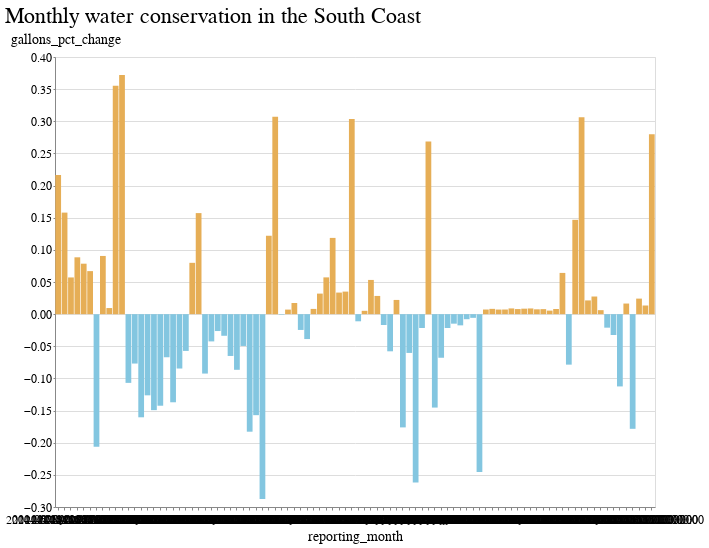

Notebook code for this chart:
### Markdown cell above
### Charts

### Code cell
alt.Chart(
    regions_df[regions_df.hydrologic_region=="South Coast"]
).mark_bar().encode(
    x="reporting_month:O",
    y="gallons_pct_change:Q",
    color=alt.condition(
        alt.datum.gallons_pct_change > 0,
        alt.value("#e6ae56"),  # The positive color
        alt.value("#83c6e0")  # The negative color
    ),
    tooltip=["gallons_pct_change"]
).properties(title="Monthly water conservation in the South Coast", width=600)

### Figure 1 — Vega-Lite specification as saved in the notebook (floating-point values rounded to 4 significant figures)
{"config": {"view": {"width": 800, "height": 450}, "background": "#ffffff", "title": {"anchor": "start", "font": "BentonGothic-Bold, sans", "fontColor": "#000000", "fontSize": 22, "fontWeight": "normal"}, "arc": {"fill": "#82c6df"}, "area": {"fill": "#82c6df"}, "line": {"stroke": "#82c6df", "strokeWidth": 3}, "path": {"stroke": "#82c6df"}, "rect": {"fill": "#82c6df"}, "shape": {"stroke": "#82c6df"}, "bar": {"fill": "#82c6df"}, "point": {"stroke": "#82c6df"}, "symbol": {"fill": "#82c6df", "size": 30}, "axis": {"titleFont": "BentonGothic-Bold, sans", "titleFontSize": 14, "titleFontWeight": "normal", "labelFont": "BentonGothic, sans", "labelFontSize": 12, "labelFontWeight": "normal"}, "axisX": {"labelAngle": 0, "labelPadding": 4, "tickSize": 3}, "axisY": {"labelBaseline": "middle", "maxExtent": 45, "minExtent": 45, "tickSize": 2, "titleAlign": "left", "titleAngle": 0, "titleX": -45, "titleY": -11}, "legend": {"titleFont": "BentonGothic-Bold, sans", "titleFontSize": 14, "titleFontWeight": "normal", "symbolType": "square", "labelFont": "BentonGothic, sans", "labelFontSize": 13}, "range": {"category": ["#3580b1", "#ec8431", "#ab7fb4", "#c89d29", "#adc839", "#829eb1"], "diverging": ["#e68a4f", "#f4bb6a", "#f9e39c", "#dadfe2", "#a6b7c6", "#849eae"], "heatmap": ["#fbf2c7", "#f9e39c", "#f8d36e", "#f4bb6a", "#e68a4f", "#d15a40", "#ab4232"], "ordinal": ["#fbf2c7", "#f9e39c", "#f8d36e", "#f4bb6a", "#e68a4f", "#d15a40", "#ab4232"], "ramp": ["#fbf2c7", "#f9e39c", "#f8d36e", "#f4bb6a", "#e68a4f", "#d15a40", "#ab4232"]}}, "data": {"name": "data-c78edfd7b5a9196c78adea0468f7858c"}, "mark": "bar", "encoding": {"color": {"condition": {"value": "#e6ae56", "test": "(datum.gallons_pct_change > 0)"}, "value": "#83c6e0"}, "tooltip": [{"field": "gallons_pct_change", "type": "quantitative"}], "x": {"field": "reporting_month", "type": "ordinal"}, "y": {"field": "gallons_pct_change", "type": "quantitative"}}, "title": "Monthly water conservation in the South Coast", "width": 600, "$schema": "https://vega.github.io/schema/vega-lite/v4.17.0.json", "datasets": {"data-c78edfd7b5a9196c78adea0468f7858c": [{"hydrologic_region": "South Coast", "reporting_month": "2014-06-15T00:00:00", "total_gallons_current": 108300000000.0, "total_gallons_baseline": 89040000000.0, "gallons_pct_change": 0.2164}, {"hydrologic_region": "South Coast", "reporting_month": "2014-07-15T00:00:00", "total_gallons_current": 114100000000.0, "total_gallons_baseline": 98500000000.0, "gallons_pct_change": 0.1579}, {"hydrologic_region": "South Coast", "reporting_month": "2014-08-15T00:00:00", "total_gallons_current": 107400000000.0, "total_gallons_baseline": 101600000000.0, "gallons_pct_change": 0.05709}, {"hydrologic_region": "South Coast", "reporting_month": "2014-09-15T00:00:00", "total_gallons_current": 103200000000.0, "total_gallons_baseline": 94840000000.0, "gallons_pct_change": 0.08841}, {"hydrologic_region": "South Coast", "reporting_month": "2014-10-15T00:00:00", "total_gallons_current": 98080000000.0, "total_gallons_baseline": 90950000000.0, "gallons_pct_change": 0.07848}, {"hydrologic_region": "South Coast", "reporting_month": "2014-11-15T00:00:00", "total_gallons_current": 80490000000.0, "total_gallons_baseline": 75440000000.0, "gallons_pct_change": 0.06693}, {"hydrologic_region": "South Coast", "reporting_month": "2014-12-15T00:00:00", "total_gallons_current": 59010000000.0, "total_gallons_baseline": 74330000000.0, "gallons_pct_change": -0.2061}, {"hydrologic_region": "South Coast", "reporting_month": "2015-01-15T00:00:00", "total_gallons_current": 66830000000.0, "total_gallons_baseline": 61280000000.0, "gallons_pct_change": 0.09052}, {"hydrologic_region": "South Coast", "reporting_month": "2015-02-15T00:00:00", "total_gallons_current": 65640000000.0, "total_gallons_baseline": 65030000000.0, "gallons_pct_change": 0.009477}, {"hydrologic_region": "South Coast", "reporting_month": "2015-03-15T00:00:00", "total_gallons_current": 79460000000.0, "total_gallons_baseline": 58620000000.0, "gallons_pct_change": 0.3555}, {"hydrologic_region": "South Coast", "reporting_month": "2015-04-15T00:00:00", "total_gallons_current": 82730000000.0, "total_gallons_baseline": 60300000000.0, "gallons_pct_change": 0.3721}, {"hydrologic_region": "South Coast", "reporting_month": "2015-05-15T00:00:00", "total_gallons_current": 76270000000.0, "total_gallons_baseline": 85400000000.0, "gallons_pct_change": -0.1069}, {"hydrologic_region": "South Coast", "reporting_month": "2015-06-15T00:00:00", "total_gallons_current": 83200000000.0, "total_gallons_baseline": 90130000000.0, "gallons_pct_change": -0.07687}, {"hydrologic_region": "South Coast", "reporting_month": "2015-07-15T00:00:00", "total_gallons_current": 82700000000.0, "total_gallons_baseline": 98500000000.0, "gallons_pct_change": -0.1605}, {"hydrologic_region": "South Coast", "reporting_month": "2015-08-15T00:00:00", "total_gallons_current": 88780000000.0, "total_gallons_baseline": 101600000000.0, "gallons_pct_change": -0.1263}, {"hydrologic_region": "South Coast", "reporting_month": "2015-09-15T00:00:00", "total_gallons_current": 80680000000.0, "total_gallons_baseline": 94840000000.0, "gallons_pct_change": -0.1493}, {"hydrologic_region": "South Coast", "reporting_month": "2015-10-15T00:00:00", "total_gallons_current": 77990000000.0, "total_gallons_baseline": 90950000000.0, "gallons_pct_change": -0.1425}, {"hydrologic_region": "South Coast", "reporting_month": "2015-11-15T00:00:00", "total_gallons_current": 70380000000.0, "total_gallons_baseline": 75440000000.0, "gallons_pct_change": -0.06707}, {"hydrologic_region": "South Coast", "reporting_month": "2015-12-15T00:00:00", "total_gallons_current": 64230000000.0, "total_gallons_baseline": 74430000000.0, "gallons_pct_change": -0.1371}, {"hydrologic_region": "South Coast", "reporting_month": "2016-01-15T00:00:00", "total_gallons_current": 56100000000.0, "total_gallons_baseline": 61280000000.0, "gallons_pct_change": -0.0846}, {"hydrologic_region": "South Coast", "reporting_month": "2016-02-15T00:00:00", "total_gallons_current": 61310000000.0, "total_gallons_baseline": 65030000000.0, "gallons_pct_change": -0.05721}, {"hydrologic_region": "South Coast", "reporting_month": "2016-03-15T00:00:00", "total_gallons_current": 63300000000.0, "total_gallons_baseline": 58620000000.0, "gallons_pct_change": 0.07984}, {"hydrologic_region": "South Coast", "reporting_month": "2016-04-15T00:00:00", "total_gallons_current": 69830000000.0, "total_gallons_baseline": 60340000000.0, "gallons_pct_change": 0.1572}, {"hydrologic_region": "South Coast", "reporting_month": "2016-05-15T00:00:00", "total_gallons_current": 77510000000.0, "total_gallons_baseline": 85400000000.0, "gallons_pct_change": -0.09244}, {"hydrologic_region": "South Coast", "reporting_month": "2016-06-15T00:00:00", "total_gallons_current": 86310000000.0, "total_gallons_baseline": 90130000000.0, "gallons_pct_change": -0.0424}, {"hydrologic_region": "South Coast", "reporting_month": "2016-07-15T00:00:00", "total_gallons_current": 95910000000.0, "total_gallons_baseline": 98500000000.0, "gallons_pct_change": -0.02629}, {"hydrologic_region": "South Coast", "reporting_month": "2016-08-15T00:00:00", "total_gallons_current": 98190000000.0, "total_gallons_baseline": 101600000000.0, "gallons_pct_change": -0.03366}, {"hydrologic_region": "South Coast", "reporting_month": "2016-09-15T00:00:00", "total_gallons_current": 88670000000.0, "total_gallons_baseline": 94840000000.0, "gallons_pct_change": -0.06505}, {"hydrologic_region": "South Coast", "reporting_month": "2016-10-15T00:00:00", "total_gallons_current": 83070000000.0, "total_gallons_baseline": 90950000000.0, "gallons_pct_change": -0.08657}, {"hydrologic_region": "South Coast", "reporting_month": "2016-11-15T00:00:00", "total_gallons_current": 71580000000.0, "total_gallons_baseline": 75310000000.0, "gallons_pct_change": -0.04946}, {"hydrologic_region": "South Coast", "reporting_month": "2016-12-15T00:00:00", "total_gallons_current": 60820000000.0, "total_gallons_baseline": 74430000000.0, "gallons_pct_change": -0.1829}, {"hydrologic_region": "South Coast", "reporting_month": "2017-01-15T00:00:00", "total_gallons_current": 51650000000.0, "total_gallons_baseline": 61280000000.0, "gallons_pct_change": -0.1571}, {"hydrologic_region": "South Coast", "reporting_month": "2017-02-15T00:00:00", "total_gallons_current": 46330000000.0, "total_gallons_baseline": 65030000000.0, "gallons_pct_change": -0.2875}, {"hydrologic_region": "South Coast", "reporting_month": "2017-03-15T00:00:00", "total_gallons_current": 65770000000.0, "total_gallons_baseline": 58620000000.0, "gallons_pct_change": 0.122}, {"hydrologic_region": "South Coast", "reporting_month": "2017-04-15T00:00:00", "total_gallons_current": 78870000000.0, "total_gallons_baseline": 60340000000.0, "gallons_pct_change": 0.307}, {"hydrologic_region": "South Coast", "reporting_month": "2017-05-15T00:00:00", "total_gallons_current": 85160000000.0, "total_gallons_baseline": 85220000000.0, "gallons_pct_change": -0.0007161}, {"hydrologic_region": "South Coast", "reporting_month": "2017-06-15T00:00:00", "total_gallons_current": 90490000000.0, "total_gallons_baseline": 89850000000.0, "gallons_pct_change": 0.007084}, {"hydrologic_region": "South Coast", "reporting_month": "2017-07-15T00:00:00", "total_gallons_current": 99970000000.0, "total_gallons_baseline": 98260000000.0, "gallons_pct_change": 0.01731}, {"hydrologic_region": "South Coast", "reporting_month": "2017-08-15T00:00:00", "total_gallons_current": 98880000000.0, "total_gallons_baseline": 101400000000.0, "gallons_pct_change": -0.02457}, {"hydrologic_region": "South Coast", "reporting_month": "2017-09-15T00:00:00", "total_gallons_current": 90950000000.0, "total_gallons_baseline": 94620000000.0, "gallons_pct_change": -0.03876}, {"hydrologic_region": "South Coast", "reporting_month": "2017-10-15T00:00:00", "total_gallons_current": 90720000000.0, "total_gallons_baseline": 89990000000.0, "gallons_pct_change": 0.008141}, {"hydrologic_region": "South Coast", "reporting_month": "2017-11-15T00:00:00", "total_gallons_current": 75980000000.0, "total_gallons_baseline": 73620000000.0, "gallons_pct_change": 0.03195}, {"hydrologic_region": "South Coast", "reporting_month": "2017-12-15T00:00:00", "total_gallons_current": 75640000000.0, "total_gallons_baseline": 71540000000.0, "gallons_pct_change": 0.05718}, {"hydrologic_region": "South Coast", "reporting_month": "2018-01-15T00:00:00", "total_gallons_current": 66090000000.0, "total_gallons_baseline": 59080000000.0, "gallons_pct_change": 0.1186}, {"hydrologic_region": "South Coast", "reporting_month": "2018-02-15T00:00:00", "total_gallons_current": 64610000000.0, "total_gallons_baseline": 62510000000.0, "gallons_pct_change": 0.03354}, {"hydrologic_region": "South Coast", "reporting_month": "2018-03-15T00:00:00", "total_gallons_current": 58220000000.0, "total_gallons_baseline": 56250000000.0, "gallons_pct_change": 0.03506}, {"hydrologic_region": "South Coast", "reporting_month": "2018-04-15T00:00:00", "total_gallons_current": 75010000000.0, "total_gallons_baseline": 57540000000.0, "gallons_pct_change": 0.3036}, {"hydrologic_region": "South Coast", "reporting_month": "2018-05-15T00:00:00", "total_gallons_current": 80970000000.0, "total_gallons_baseline": 81880000000.0, "gallons_pct_change": -0.01113}, {"hydrologic_region": "South Coast", "reporting_month": "2018-06-15T00:00:00", "total_gallons_current": 87280000000.0, "total_gallons_baseline": 86830000000.0, "gallons_pct_change": 0.00518}, {"hydrologic_region": "South Coast", "reporting_month": "2018-07-15T00:00:00", "total_gallons_current": 100900000000.0, "total_gallons_baseline": 95780000000.0, "gallons_pct_change": 0.05322}, {"hydrologic_region": "South Coast", "reporting_month": "2018-08-15T00:00:00", "total_gallons_current": 100500000000.0, "total_gallons_baseline": 97700000000.0, "gallons_pct_change": 0.02832}, {"hydrologic_region": "South Coast", "reporting_month": "2018-09-15T00:00:00", "total_gallons_current": 90250000000.0, "total_gallons_baseline": 91800000000.0, "gallons_pct_change": -0.01691}, {"hydrologic_region": "South Coast", "reporting_month": "2018-10-15T00:00:00", "total_gallons_current": 82480000000.0, "total_gallons_baseline": 87540000000.0, "gallons_pct_change": -0.05782}, {"hydrologic_region": "South Coast", "reporting_month": "2018-11-15T00:00:00", "total_gallons_current": 74350000000.0, "total_gallons_baseline": 72740000000.0, "gallons_pct_change": 0.02211}, {"hydrologic_region": "South Coast", "reporting_month": "2018-12-15T00:00:00", "total_gallons_current": 58860000000.0, "total_gallons_baseline": 71450000000.0, "gallons_pct_change": -0.1762}, {"hydrologic_region": "South Coast", "reporting_month": "2019-01-15T00:00:00", "total_gallons_current": 54550000000.0, "total_gallons_baseline": 58050000000.0, "gallons_pct_change": -0.06034}, {"hydrologic_region": "South Coast", "reporting_month": "2019-02-15T00:00:00", "total_gallons_current": 45800000000.0, "total_gallons_baseline": 62050000000.0, "gallons_pct_change": -0.2618}, {"hydrologic_region": "South Coast", "reporting_month": "2019-03-15T00:00:00", "total_gallons_current": 54410000000.0, "total_gallons_baseline": 55600000000.0, "gallons_pct_change": -0.02152}, {"hydrologic_region": "South Coast", "reporting_month": "2019-04-15T00:00:00", "total_gallons_current": 72920000000.0, "total_gallons_baseline": 57490000000.0, "gallons_pct_change": 0.2685}, {"hydrologic_region": "South Coast", "reporting_month": "2019-05-15T00:00:00", "total_gallons_current": 69320000000.0, "total_gallons_baseline": 81100000000.0, "gallons_pct_change": -0.1453}, {"hydrologic_region": "South Coast", "reporting_month": "2019-06-15T00:00:00", "total_gallons_current": 77540000000.0, "total_gallons_baseline": 83180000000.0, "gallons_pct_change": -0.06783}, {"hydrologic_region": "South Coast", "reporting_month": "2019-07-15T00:00:00", "total_gallons_current": 88960000000.0, "total_gallons_baseline": 90920000000.0, "gallons_pct_change": -0.02152}, {"hydrologic_region": "South Coast", "reporting_month": "2019-08-15T00:00:00", "total_gallons_current": 92650000000.0, "total_gallons_baseline": 94040000000.0, "gallons_pct_change": -0.01481}, {"hydrologic_region": "South Coast", "reporting_month": "2019-09-15T00:00:00", "total_gallons_current": 85760000000.0, "total_gallons_baseline": 87280000000.0, "gallons_pct_change": -0.01744}, {"hydrologic_region": "South Coast", "reporting_month": "2019-10-15T00:00:00", "total_gallons_current": 83770000000.0, "total_gallons_baseline": 84430000000.0, "gallons_pct_change": -0.007898}, {"hydrologic_region": "South Coast", "reporting_month": "2019-11-15T00:00:00", "total_gallons_current": 69720000000.0, "total_gallons_baseline": 70120000000.0, "gallons_pct_change": -0.005747}, {"hydrologic_region": "South Coast", "reporting_month": "2019-12-15T00:00:00", "total_gallons_current": 52080000000.0, "total_gallons_baseline": 69040000000.0, "gallons_pct_change": -0.2457}, {"hydrologic_region": "South Coast", "reporting_month": "2020-01-15T00:00:00", "total_gallons_current": 58760000000.0, "total_gallons_baseline": 58340000000.0, "gallons_pct_change": 0.007192}, {"hydrologic_region": "South Coast", "reporting_month": "2020-02-15T00:00:00", "total_gallons_current": 62660000000.0, "total_gallons_baseline": 62140000000.0, "gallons_pct_change": 0.008225}, {"hydrologic_region": "South Coast", "reporting_month": "2020-03-15T00:00:00", "total_gallons_current": 56520000000.0, "total_gallons_baseline": 56120000000.0, "gallons_pct_change": 0.007142}, {"hydrologic_region": "South Coast", "reporting_month": "2020-04-15T00:00:00", "total_gallons_current": 58130000000.0, "total_gallons_baseline": 57720000000.0, "gallons_pct_change": 0.007211}, {"hydrologic_region": "South Coast", "reporting_month": "2020-05-15T00:00:00", "total_gallons_current": 82370000000.0, "total_gallons_baseline": 81650000000.0, "gallons_pct_change": 0.00888}, {"hydrologic_region": "South Coast", "reporting_month": "2020-06-15T00:00:00", "total_gallons_current": 86900000000.0, "total_gallons_baseline": 86220000000.0, "gallons_pct_change": 0.007899}, {"hydrologic_region": "South Coast", "reporting_month": "2020-07-15T00:00:00", "total_gallons_current": 95100000000.0, "total_gallons_baseline": 94300000000.0, "gallons_pct_change": 0.008503}, {"hydrologic_region": "South Coast", "reporting_month": "2020-08-15T00:00:00", "total_gallons_current": 97910000000.0, "total_gallons_baseline": 97060000000.0, "gallons_pct_change": 0.008839}, {"hydrologic_region": "South Coast", "reporting_month": "2020-09-15T00:00:00", "total_gallons_current": 95480000000.0, "total_gallons_baseline": 94770000000.0, "gallons_pct_change": 0.007511}, {"hydrologic_region": "South Coast", "reporting_month": "2020-10-15T00:00:00", "total_gallons_current": 91710000000.0, "total_gallons_baseline": 91000000000.0, "gallons_pct_change": 0.007802}, {"hydrologic_region": "South Coast", "reporting_month": "2020-11-15T00:00:00", "total_gallons_current": 75800000000.0, "total_gallons_baseline": 75390000000.0, "gallons_pct_change": 0.005488}, {"hydrologic_region": "South Coast", "reporting_month": "2020-12-15T00:00:00", "total_gallons_current": 75030000000.0, "total_gallons_baseline": 74430000000.0, "gallons_pct_change": 0.008017}, {"hydrologic_region": "South Coast", "reporting_month": "2021-01-15T00:00:00", "total_gallons_current": 65100000000.0, "total_gallons_baseline": 61180000000.0, "gallons_pct_change": 0.06414}, {"hydrologic_region": "South Coast", "reporting_month": "2021-02-15T00:00:00", "total_gallons_current": 59940000000.0, "total_gallons_baseline": 65050000000.0, "gallons_pct_change": -0.07855}, {"hydrologic_region": "South Coast", "reporting_month": "2021-03-15T00:00:00", "total_gallons_current": 66890000000.0, "total_gallons_baseline": 58330000000.0, "gallons_pct_change": 0.1467}, {"hydrologic_region": "South Coast", "reporting_month": "2021-04-15T00:00:00", "total_gallons_current": 78610000000.0, "total_gallons_baseline": 60190000000.0, "gallons_pct_change": 0.3061}, {"hydrologic_region": "South Coast", "reporting_month": "2021-05-15T00:00:00", "total_gallons_current": 86810000000.0, "total_gallons_baseline": 85000000000.0, "gallons_pct_change": 0.02135}, {"hydrologic_region": "South Coast", "reporting_month": "2021-06-15T00:00:00", "total_gallons_current": 91520000000.0, "total_gallons_baseline": 89080000000.0, "gallons_pct_change": 0.02742}, {"hydrologic_region": "South Coast", "reporting_month": "2021-07-15T00:00:00", "total_gallons_current": 98840000000.0, "total_gallons_baseline": 98230000000.0, "gallons_pct_change": 0.006195}, {"hydrologic_region": "South Coast", "reporting_month": "2021-08-15T00:00:00", "total_gallons_current": 99530000000.0, "total_gallons_baseline": 101700000000.0, "gallons_pct_change": -0.02105}, {"hydrologic_region": "South Coast", "reporting_month": "2021-09-15T00:00:00", "total_gallons_current": 91810000000.0, "total_gallons_baseline": 94900000000.0, "gallons_pct_change": -0.03249}, {"hydrologic_region": "South Coast", "reporting_month": "2021-10-15T00:00:00", "total_gallons_current": 80640000000.0, "total_gallons_baseline": 90860000000.0, "gallons_pct_change": -0.1124}, {"hydrologic_region": "South Coast", "reporting_month": "2021-11-15T00:00:00", "total_gallons_current": 76030000000.0, "total_gallons_baseline": 74800000000.0, "gallons_pct_change": 0.01649}, {"hydrologic_region": "South Coast", "reporting_month": "2021-12-15T00:00:00", "total_gallons_current": 60820000000.0, "total_gallons_baseline": 74020000000.0, "gallons_pct_change": -0.1784}, {"hydrologic_region": "South Coast", "reporting_month": "2022-01-15T00:00:00", "total_gallons_current": 61450000000.0, "total_gallons_baseline": 60000000000.0, "gallons_pct_change": 0.02416}, {"hydrologic_region": "South Coast", "reporting_month": "2022-02-15T00:00:00", "total_gallons_current": 63970000000.0, "total_gallons_baseline": 63120000000.0, "gallons_pct_change": 0.01344}, {"hydrologic_region": "South Coast", "reporting_month": "2022-03-15T00:00:00", "total_gallons_current": 72250000000.0, "total_gallons_baseline": 56450000000.0, "gallons_pct_change": 0.2799}]}}
